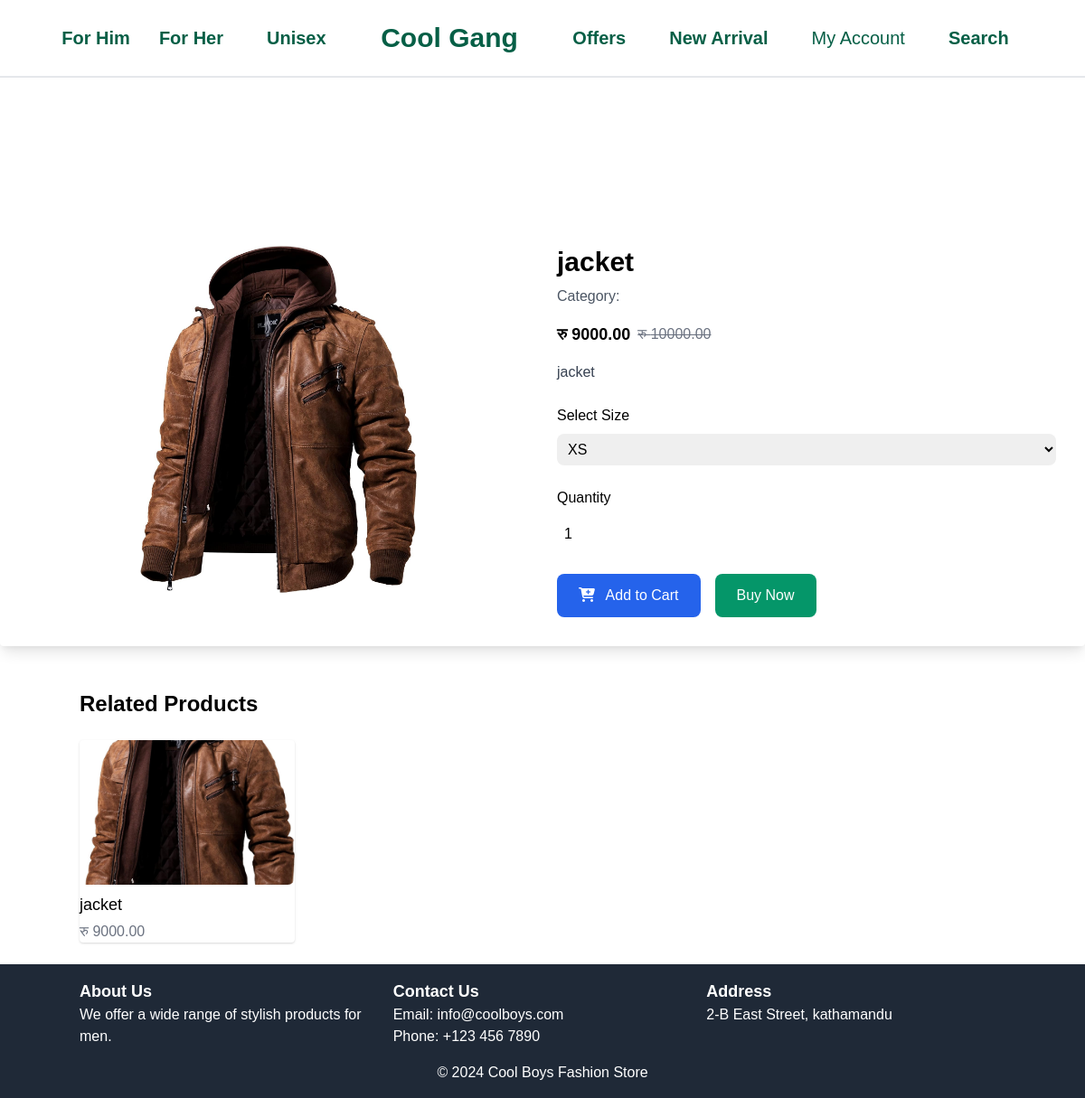
Page /cart/3/ on the committed database.
### gadi/models.py (models this page shows, shortened)
class Product(models.Model):
    CATEGORY_CHOICES = [
        ('unisex', 'Unisex'),
        ('boys', 'Boys'),
        ('ladies', 'Ladies'),
    ]
    name = models.CharField(max_length=255)
    description = models.TextField()
    sizes = models.ManyToManyField('Size', blank=True)
    colors = models.ManyToManyField('Color', blank=True)
    discounted_price = models.DecimalField(max_digits=10, decimal_places=2, null=True, blank=True)
    selling_price = models.DecimalField(max_digits=10, decimal_places=2)
    main_image = models.ImageField(upload_to="products/", null=True, blank=True)
    category = models.CharField(max_length=20, choices=CATEGORY_CHOICES, default='unisex')

### gadi/views.py (the view)
# urls.py: path('cart/<int:product_id>/', checkout_cart_view, name='cart'),
def checkout_cart_view(request, product_id):
    product = get_object_or_404(Product, id=product_id)
    return render(request, 'cart.html', {'product': product})

### templates/cart.html (shortened to what this page needs)
 {% extends "home.html" %}
{% load static %}
{% block hero %}
<section class="mx-auto mt-24 bg-white p-8 rounded shadow-lg md:mt-60">
    <div class="grid md:grid-cols-2 gap-8">
        <div class="relative">
            <img id="productImage"
                 src="{{ product.main_image.url }}"
                 alt="{{ product.name }}"
                 class="w-full h-full max-h-96 object-contain rounded-lg">
        </div>
        <div>
            <h2 class="text-3xl font-semibold mb-2">{{ product.name }}</h2>
            <p class="text-gray-600 mb-4">Category: {{ product.category.name }}</p>
            <div class="flex items-center space-x-2 mb-4">
                <span class="text-lg font-semibold">रु {{ product.discounted_price }}</span>
                <span class="text-gray-500 line-through">रु {{ product.selling_price }}</span>
            </div>
            <p class="text-gray-700 mb-6">{{ product.description }}</p>
            <label class="block font-medium mb-2">Select Size</label>
            <select class="w-full border-gray-300 rounded-lg mb-6 p-2">
                    <option>XS</option>
            </select>
            <label class="block font-medium mb-2">Quantity</label>
            <input type="number" min="1" value="1" class="w-full border-gray-300 rounded-lg p-2 mb-6">
            <div class="flex space-x-4">
                <button class="bg-blue-600 text-white px-6 py-3 rounded-lg hover:bg-blue-700">
                    <i class="fas fa-cart-plus mr-2"></i> Add to Cart
                </button>
                <button class="bg-green-600 text-white px-6 py-3 rounded-lg hover:bg-green-700">
                    Buy Now
                </button>
            </div>
        </div>
    </div>
</section>
<section class="container mx-auto mt-12">
    <h2 class="text-2xl font-semibold mb-6">Related Products</h2>
    <div class="grid grid-cols-2 md:grid-cols-4 gap-6">
        <div class="bg-white  rounded shadow">
            <img src="{{ product.main_image.url }}" alt=" {{product.category.name}}" class="w-full h-40 object-cover  rounded-lg mb-2">
            <h3 class="text-lg font-medium mb-1">{{ product.name }}</h3>
            <p class="text-gray-500">रु {{product.discounted_price}}</p>
        </div>
    </div>
</section>
{% endblock  %}

### static/css/style.css (style rules this page uses)
body { margin: 0; font-family: Arial, Helvetica, sans-serif; }

### rows in the picture
Product: main_image (picture), name "jacket", discounted_price "9000.00", selling_price "10000.00", description "jacket"
